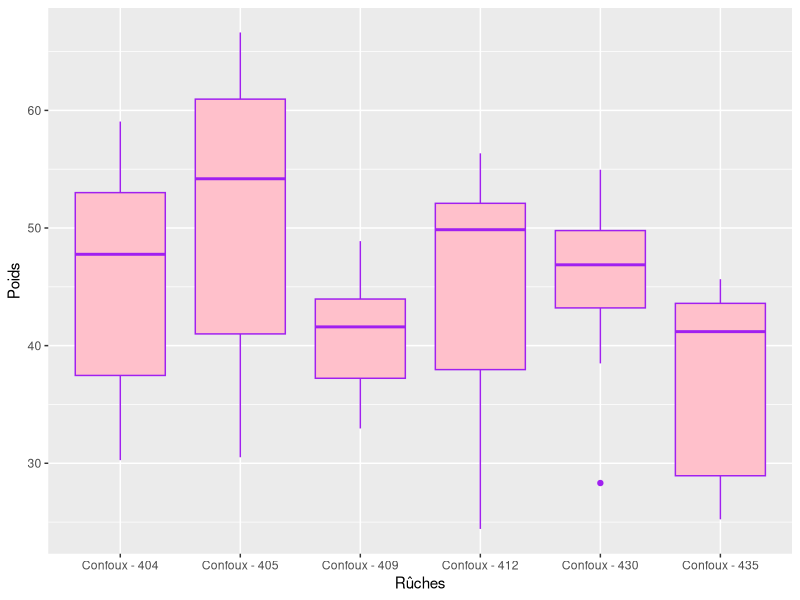
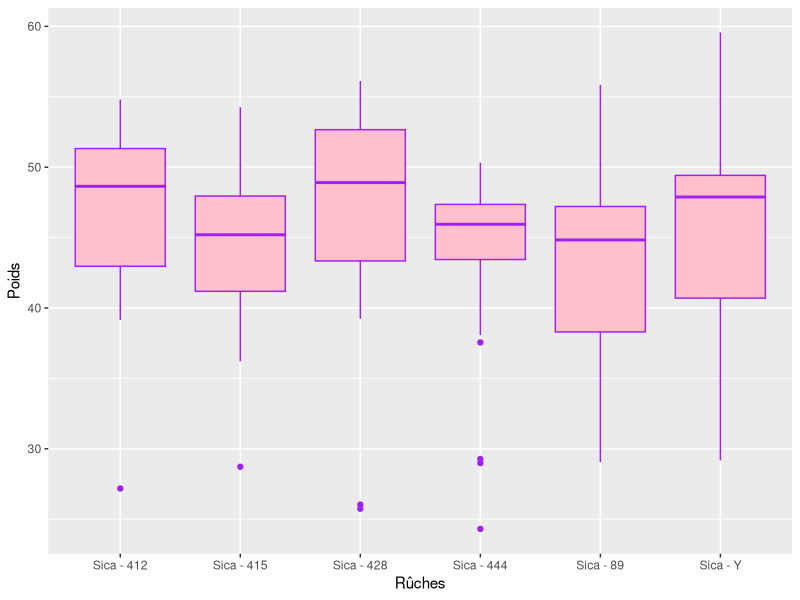

Here is the R script that generated these plots, in order:
library(ggplot2)
library(tidyr)
library(dplyr)
library(readxl)

# Charger les données
poids_ruches <- read_excel("BD/Weight_2023_Sica_Confoux.xlsx")

colnames(poids_ruches) <- c("date", "Confoux - 412", "Confoux - 409", "Confoux - 435",
                            "Confoux - 430", "Confoux - 404", "Confoux - 405",
                            "Sica - 415", "Sica - 428", "Sica - 444",
                            "Sica - 412", "Sica - Y", "Sica - 89")

poids_sansdate <- poids_ruches %>%
  select(-1)

#Suppression de la colonne Date et des rûches de Confoux
poids_sica_sansdate <- poids_sansdate %>%
  select((ncol(poids_sansdate)-5):ncol(poids_sansdate))

#Suppression de la colonne Date et des rûches de Sica
poids_confoux_sansdate <- poids_sansdate %>%
  select(1:6)

# Transformer les données en format long

poids_long_confoux <- poids_confoux_sansdate%>%
  pivot_longer(cols = everything(), names_to = "ruche", values_to = "poids") %>%
  filter(!is.na(poids))  # Filtrer les valeurs manquantes

poids_long_sica <- poids_sica_sansdate%>%
  pivot_longer(cols = everything(), names_to = "ruche", values_to = "poids") %>%
  filter(!is.na(poids))  # Filtrer les valeurs manquantes

#Tracé des boxplot
ggplot(poids_long_confoux, aes(x = ruche, y = poids)) +
  geom_boxplot(fill = "pink", color = "purple") +
  labs(y = "Poids", x ="Rûches")

ggplot(poids_long_sica, aes(x = ruche, y = poids)) +
  geom_boxplot(fill = "pink", color = "purple") +
  labs(y = "Poids", x = "Rûches")

# mauve = médiane
# moustache = étendue des données en dehors des quantiles

